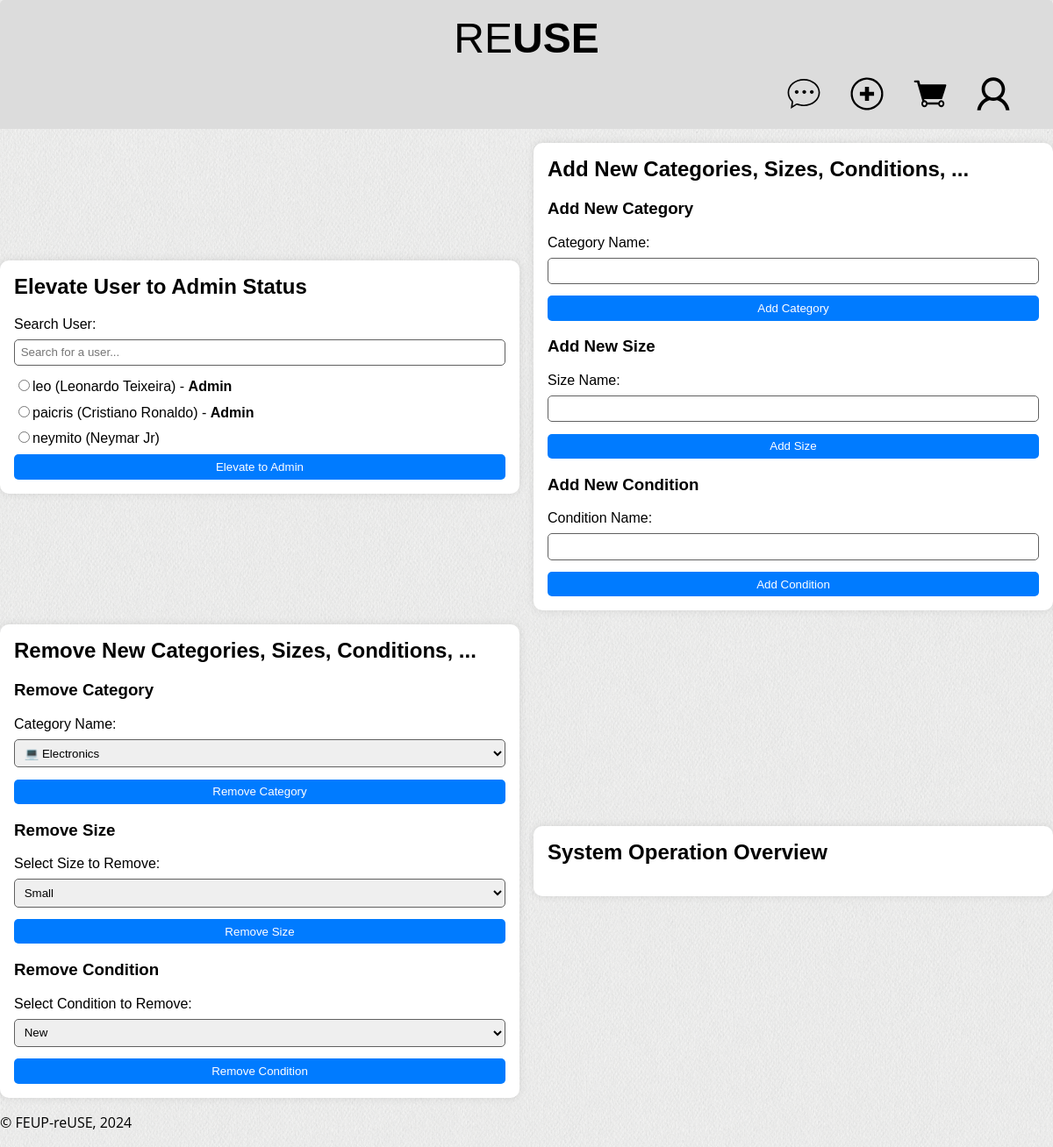
The page /pages/admin-page.php (signed in) on the database its author committed.
### tables this page shows
CREATE TABLE Users (
    idUser INTEGER PRIMARY KEY,
    name TEXT NOT NULL,
    username TEXT UNIQUE NOT NULL,
    password TEXT NOT NULL,
    email TEXT UNIQUE NOT NULL,
    isAdmin BOOLEAN NOT NULL DEFAULT 0
);

### database/users.class.php (called while the page is built, shortened)
<?php
class User {
    public function __construct(int $idUser, string $name, string $username, string $password, string $email, bool $isAdmin) {
        $this->idUser = $idUser;
        $this->name = $name;
        $this->username = $username;
        $this->isAdmin = $isAdmin;
    }
    public static function getAllUsers(PDO $db): array {
        $stmt = $db->prepare('SELECT * FROM Users');
        $stmt->execute();
        $users = $stmt->fetchAll();
        $result = [];
        foreach ($users as $user) {
            $result[] = new User($user['idUser'], $user['name'], $user['username'], $user['password'], $user['email'], (bool) $user['isAdmin']);
        }
        return $result;
    }
}
?>

### database/category.class.php (called while the page is built, shortened)
<?php
class Category {
    public function __construct(int $idCategory, string $categoryName) {
        $this->categoryName = $categoryName;
    }
    static function getCategories(PDO $db): array {
        try {
            $stmt = $db->prepare('SELECT * FROM Categories');
            $stmt->execute();
            $categories = array();
            while ($category = $stmt->fetch()) {
                $categories[] = new Category(
                    $category['idCategory'],
                    $category['categoryName']
                );
            }
            return $categories;
        } catch (PDOException $e) {
            echo "Error fetching categories: " . $e->getMessage();
            return array();
        }
    }
}
?>

### database/size.class.php (called while the page is built, shortened)
<?php
class Size {
    public function __construct(int $idSize, string $sizeName) {
        $this->idSize = $idSize;
        $this->sizeName = $sizeName;
    }
    static function getSizes(PDO $db): array {
        try {
            $stmt = $db->prepare('SELECT * FROM Sizes');
            $stmt->execute();
            $sizes = array();
            while ($size = $stmt->fetch()) {
                $sizes[] = new Size(
                    $size['idSize'],
                    $size['sizeName']
                );
            }
            return $sizes;
        } catch (PDOException $e) {
            return array();
        }
    }
}
?>

### database/condition.class.php (called while the page is built, shortened)
<?php
class Condition {
    public function __construct(int $idCondition, string $conditionName) {
        $this->idCondition = $idCondition;
        $this->conditionName = $conditionName;
    }
    static function getConditions(PDO $db) : array {
        $stmt = $db->prepare('SELECT * FROM Conditions');
        $stmt->execute();
        $conditions = array();
        while ($condition = $stmt->fetch()) {
            $conditions[] = new Condition(
              $condition['idCondition'],
              $condition['conditionName']
            );
        }
        return $conditions;
    }
}
?>

### pages/admin-page.php (the view, shortened to what this page needs)
<?php
require_once(__DIR__ . '/../database/users.class.php');
require_once(__DIR__ . '/../database/category.class.php');
require_once(__DIR__ . '/../database/size.class.php');
require_once(__DIR__ . '/../database/condition.class.php');
require_once(__DIR__ . '/../templates/common.tpl.php');
$db = getDatabaseConnection();
?>
<section id="admin">
    <article>
        <h2>Elevate User to Admin Status</h2>
        <form action="../actions/action_elevate_user.php" method="post">
            <label for="user_search">Search User:</label>
            <input type="text" id="user_search" name="user_search" placeholder="Search for a user...">
            <div id="user_list">
                <?php
                $users = User::getAllUsers($db);
                foreach ($users as $user) {
                    if ($user->isAdmin){
                        echo "<div><input type='radio' id='user_{$user->idUser}' name='user_id' value='{$user->idUser}'><label for='user_{$user->idUser}'>{$user->username} ({$user->name}) - <strong>Admin</strong></label></div>";
                    }
                    else {
                        echo "<div><input type='radio' id='user_{$user->idUser}' name='user_id' value='{$user->idUser}'><label for='user_{$user->idUser}'>{$user->username} ({$user->name})</label></div>";
                    }
                }
                ?>
            </div>
            <button type="submit">Elevate to Admin</button>
        </form>
    </article>
    <article>
        <h2>Add New Categories, Sizes, Conditions, ...</h2>
        <div>
            <h3>Add New Category</h3>
            <form action="../actions/action_add_category.php" method="post">
                <label for="categoryName">Category Name:</label>
                <input type="text" id="categoryName" name="categoryName" required>
                <button type="submit">Add Category</button>
            </form>
        </div>
        <div>
            <h3>Add New Size</h3>
            <form action="../actions/action_add_size.php" method="post">
                <label for="sizeName">Size Name:</label>
                <input type="text" id="sizeName" name="sizeName" required>
                <button type="submit">Add Size</button>
            </form>
        </div>
        <div>
            <h3>Add New Condition</h3>
            <form action="../actions/action_add_condition.php" method="post">
                <label for="conditionName">Condition Name:</label>
                <input type="text" id="conditionName" name="conditionName" required>
                <button type="submit">Add Condition</button>
            </form>
    </article>
    <article>
        <h2>Remove New Categories, Sizes, Conditions, ...</h2>
        <div>
            <h3>Remove Category</h3>
            <form action="../actions/action_remove_category.php" method="post">
                <label for="categoryName">Category Name:</label>
                <select id="categoryName" name="categoryName" required>
                    <?php
                    $categories = Category::getCategories($db);
                    foreach ($categories as $category) {
                        echo "<option value='{$category->categoryName}'>{$category->categoryName}</option>";
                    }
                    ?>
                </select>
                <button type="submit">Remove Category</button>
            </form>
        </div>
        <div>
            <h3>Remove Size</h3>
            <form action="../actions/action_remove_size.php" method="post">
                <label for="sizeId">Select Size to Remove:</label>
                <select id="sizeId" name="sizeId" required>
                    <?php
                    $sizes = Size::getSizes($db);
                    foreach ($sizes as $size) {
                        echo "<option value='{$size->idSize}'>{$size->sizeName}</option>";
                    }
                    ?>
                </select>
                <button type="submit">Remove Size</button>
            </form>
        </div>
        <div>
            <h3>Remove Condition</h3>
            <form action="../actions/action_remove_condition.php" method="post">
                <label for="conditionId">Select Condition to Remove:</label>
                <select id="conditionId" name="conditionId" required>
                    <?php
                    $conditions = Condition::getConditions($db);
                    foreach ($conditions as $condition) {
                        echo "<option value='{$condition->idCondition}'>{$condition->conditionName}</option>";
                    }
                    ?>
                </select>
                <button type="submit">Remove Condition</button>
            </form>
    </article>
    <article>
        <h2>System Operation Overview</h2>
    </article>
</section>

### css/style.css (style rules this page uses)
:root { --lightgrey: #dcdcdc; --lightergrey: #eaeaea; --grey: #606060; --blue: #007bff; --darkblue: #0056b3; --black: #000000; --white: #ffffff; --red: #d11b2e; --green: #26bf4a; --yellow: #f59918; }
label { margin-bottom: 0.5em; }
button { background-color: var(--blue); color: var(--white); border: none; padding: 0.5em 1em; border-radius: 5px; transition: 0.3s; }
input, select { padding: 0.5em; border: 1px solid var(--grey); border-radius: 5px; }
#admin { margin-top: 1em; gap: 1em; }
#admin article { flex: 1 1 30%; background-color: var(--white); box-shadow: 0 0 10px rgba(0, 0, 0, 0.1); border-radius: 10px; padding: 1em; }
#admin h2 { margin-top: 0; }
#admin input, #admin select { padding: 0.5em; border: 1px solid var(--grey); border-radius: 5px; margin-bottom: 1em; }
body { font-family: "Poppins", sans-serif; }

### css/layout.css (style rules this page uses)
body { margin: 0 auto; background-image: url("../docs/images/website_background.png"); width: 80em; display: grid; grid-template-columns: 1fr 4fr; grid-template-rows: auto; grid-template-areas: "header header" "menu menu" "signup signup" "details details" "aside items" "footer footer"; }
form { display: flex; flex-direction: column; }
#admin { grid-area: details; display: flex; align-items: center; flex-wrap: wrap; }

### css/responsive.css (style rules this page uses)
@media (max-width: 80em) { body { width: 100%; } }

### rows shown on the page
users: username "leo", name "Leonardo Teixeira"
users: username "paicris", name "Cristiano Ronaldo"
users: username "neymito", name "Neymar Jr"

### other values the page prints
form field categoryName "💻 Electronics"
form field sizeId "Small"
form field conditionId "New"
